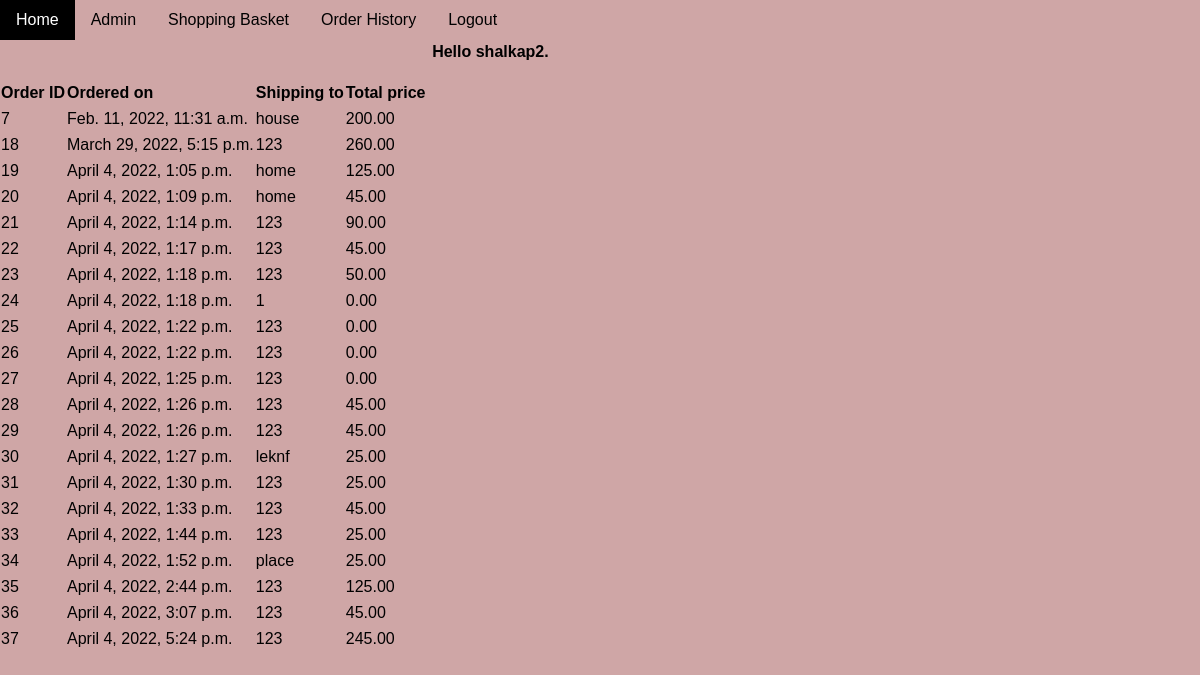
The page /orderhistory/ (signed in) on the database its author committed.
### patshop/models.py (models this page shows)
class APIUser(AbstractUser):
    pass

class Order(models.Model):
    id = models.IntegerField(primary_key=True)
    basket_id = models.ForeignKey(Basket, on_delete=models.CASCADE)
    user_id = models.ForeignKey(APIUser, on_delete=models.CASCADE)
    datetime_ordered = models.DateTimeField(auto_now_add=True)
    total_price = models.DecimalField(max_digits=6, decimal_places=2, default=0.0)
    shipping_addr = models.TextField(default="")

### patshop/views.py (the view)
# urls.py: path('orderhistory/', views.previous_orders, name="order_history"),
@login_required
def previous_orders(request):
    user = request.user
    orders = Order.objects.filter(user_id=user)
    return render(request, 'previous_orders.html', {'orders':orders})

### patshop/templates/previous_orders.html (shortened to what this page needs)
{% extends 'base.html' %}
{% block content %}
<table>
    <thead>
        <tr>
            <th>Order ID</th>
            <th>Ordered on</th>
            <th>Shipping to</th>
            <th>Total price</th>
        </tr>
    </thead>
    <tbody>
        {% for ord in orders %}
            <tr>
                <td>{{ ord.id }}</td>
                <td> {{ ord.datetime_ordered }}</td>
                <td> {{ ord.shipping_addr  }}</td>
                <td> {{ord.total_price }}</td>
            </tr>
        {% endfor %}
    </tbody>
</table>
{% endblock %}

### patshop/templates/base.html (shortened to what this page needs)
{% load static %}
<!DOCTYPE html>
<html>
    <head>
        <link rel="stylesheet" href="{% static 'style.css' %}">
        <link rel="stylesheet" href="https://cdn.jsdelivr.net/npm/bootstrap@4.6.1/dist/css/bootstrap.min.css">
    </head>
    <body>
        <ul class="nav">
            <li class="nav-item">
              <a class="nav-link" href="/">Home</a>
            </li>
            <li class="nav-item">
              <a class="nav-link" href="/admin/">Admin</a>
            </li>
            {% if user.is_authenticated %}
              <li class="nav-item">
                <a class="nav-link" href="/basket">Shopping Basket</a>
              </li>
              <li class="nav-item">
                <a class="nav-link" href="/orderhistory">Order History</a>
              </li>
            {% endif %}
            <li class="nav-item">
              {% if user.is_authenticated %}
                <a class="nav-link" href="/logout">Logout</a>
                <p><b>Hello {{ user.username }}.</b></p>
              {% else %}
                <a class="nav-link" href="/login">Login</a>
              {% endif %}
            </li>
        </ul>
        {% block content %}
        {% endblock %}
  </body>
</html>

### static/style.css (style rules this page uses)
.nav, .nav-item, .nav-link { color: black; }

### patshop/templates/base.html (style rules this page uses)
body { margin:0; font-family: 'Arial', sans-serif; background-color: rgb(207, 166, 166); color: black; }

### rows shown on the page
APIUser: username "shalkap2"
Order: id "7", datetime_ordered "Feb. 11, 2022, 11:31 a.m.", shipping_addr "house", total_price "200.00"
Order: id "18", datetime_ordered "March 29, 2022, 5:15 p.m.", shipping_addr "123", total_price "260.00"
Order: id "19", datetime_ordered "April 4, 2022, 1:05 p.m.", shipping_addr "home", total_price "125.00"
Order: id "20", datetime_ordered "April 4, 2022, 1:09 p.m.", shipping_addr "home", total_price "45.00"
Order: id "21", datetime_ordered "April 4, 2022, 1:14 p.m.", shipping_addr "123", total_price "90.00"
Order: id "22", datetime_ordered "April 4, 2022, 1:17 p.m.", shipping_addr "123", total_price "45.00"
Order: id "23", datetime_ordered "April 4, 2022, 1:18 p.m.", shipping_addr "123", total_price "50.00"
Order: id "24", datetime_ordered "April 4, 2022, 1:18 p.m.", shipping_addr "1", total_price "0.00"
Order: id "25", datetime_ordered "April 4, 2022, 1:22 p.m.", shipping_addr "123", total_price "0.00"
Order: id "26", datetime_ordered "April 4, 2022, 1:22 p.m.", shipping_addr "123", total_price "0.00"
Order: id "27", datetime_ordered "April 4, 2022, 1:25 p.m.", shipping_addr "123", total_price "0.00"
Order: id "28", datetime_ordered "April 4, 2022, 1:26 p.m.", shipping_addr "123", total_price "45.00"
Order: id "29", datetime_ordered "April 4, 2022, 1:26 p.m.", shipping_addr "123", total_price "45.00"
Order: id "30", datetime_ordered "April 4, 2022, 1:27 p.m.", shipping_addr "leknf", total_price "25.00"
Order: id "31", datetime_ordered "April 4, 2022, 1:30 p.m.", shipping_addr "123", total_price "25.00"
Order: id "32", datetime_ordered "April 4, 2022, 1:33 p.m.", shipping_addr "123", total_price "45.00"
Order: id "33", datetime_ordered "April 4, 2022, 1:44 p.m.", shipping_addr "123", total_price "25.00"
Order: id "34", datetime_ordered "April 4, 2022, 1:52 p.m.", shipping_addr "place", total_price "25.00"
Order: id "35", datetime_ordered "April 4, 2022, 2:44 p.m.", shipping_addr "123", total_price "125.00"
Order: id "36", datetime_ordered "April 4, 2022, 3:07 p.m.", shipping_addr "123", total_price "45.00"
Order: id "37", datetime_ordered "April 4, 2022, 5:24 p.m.", shipping_addr "123", total_price "245.00"
